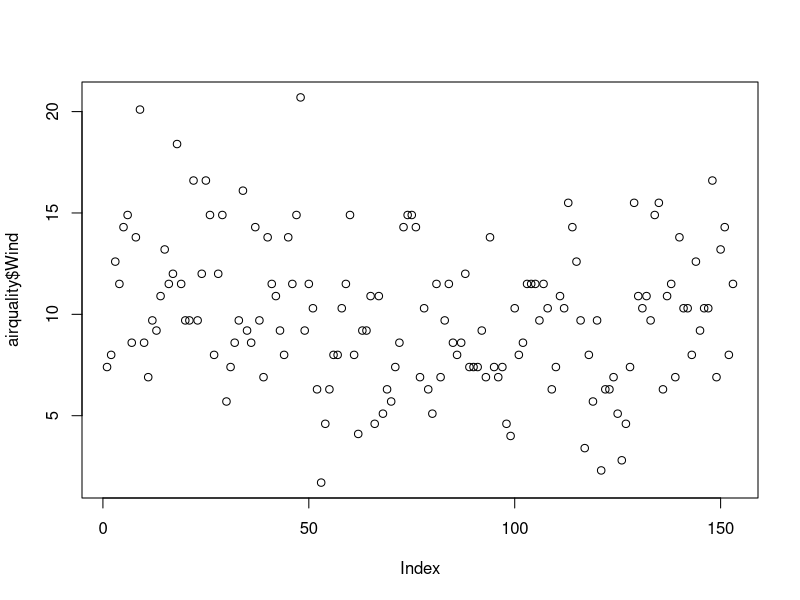
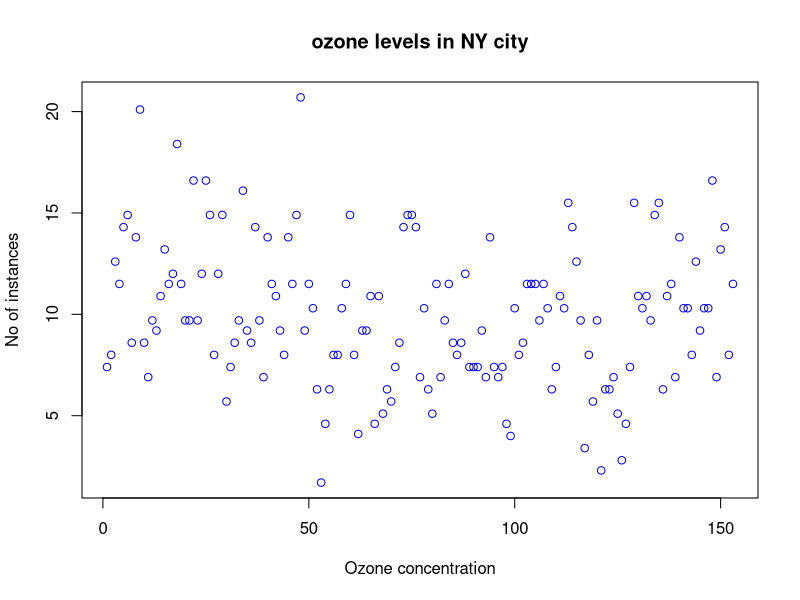
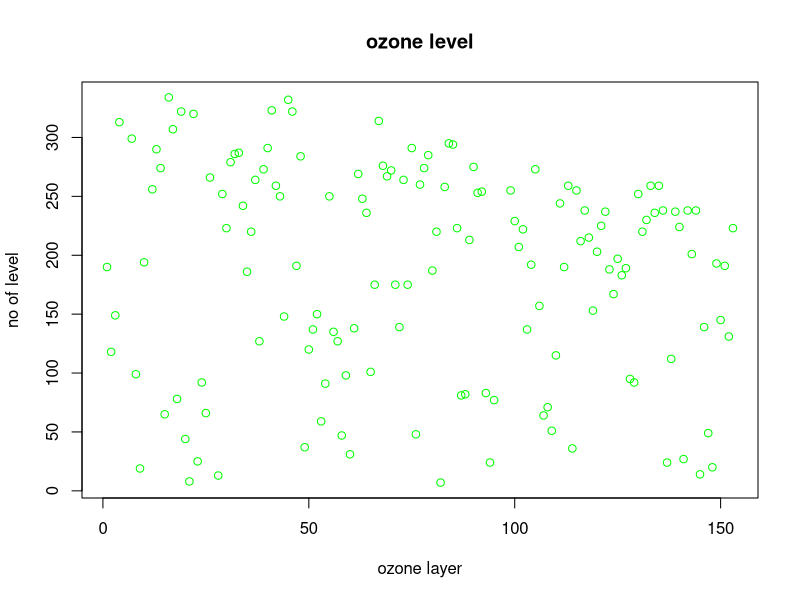
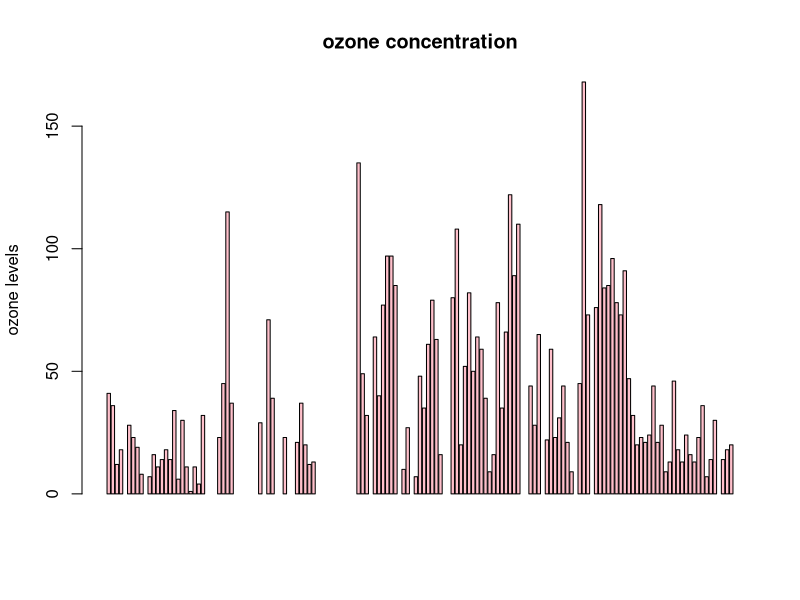
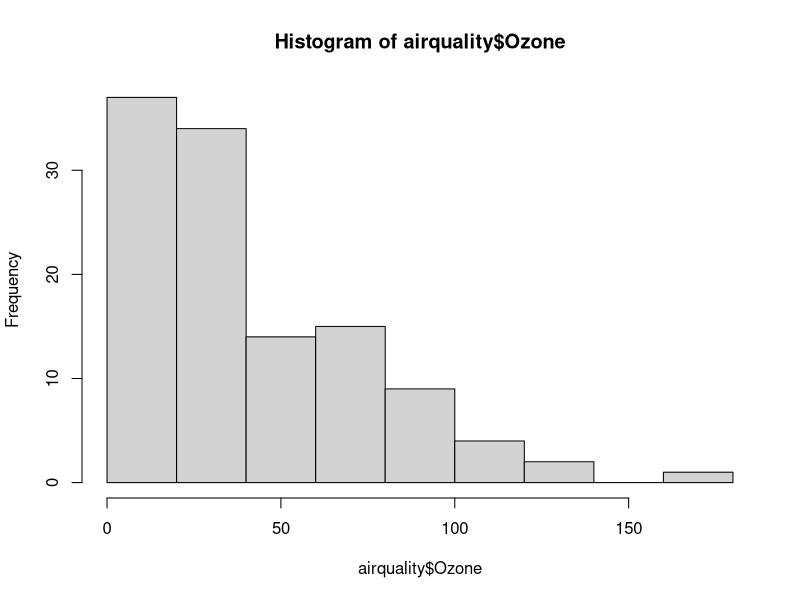
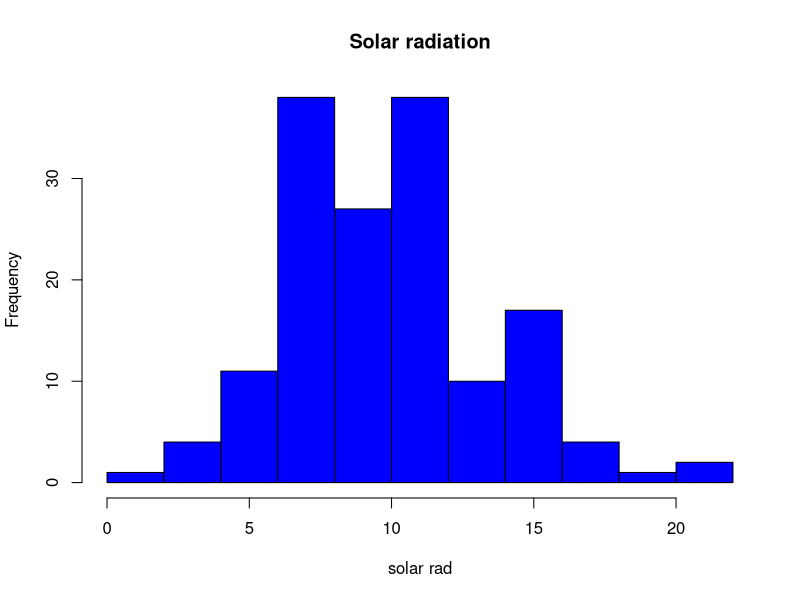
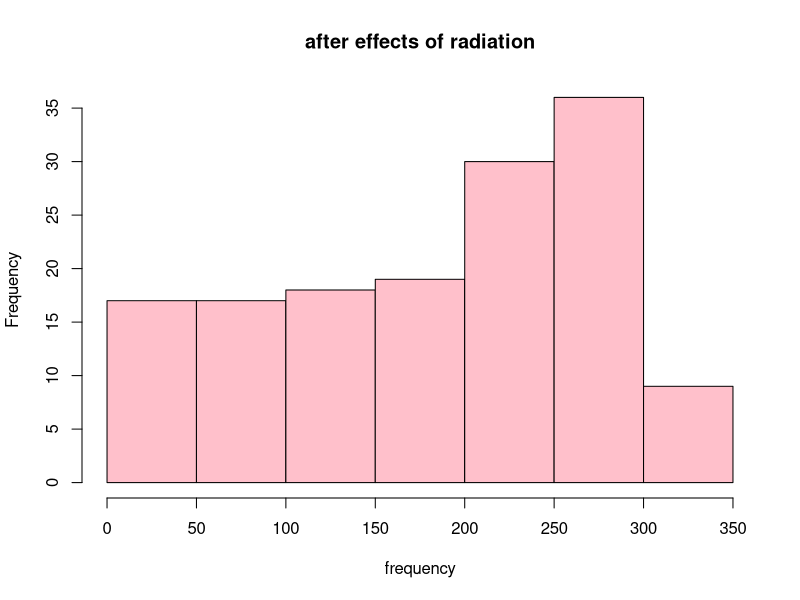
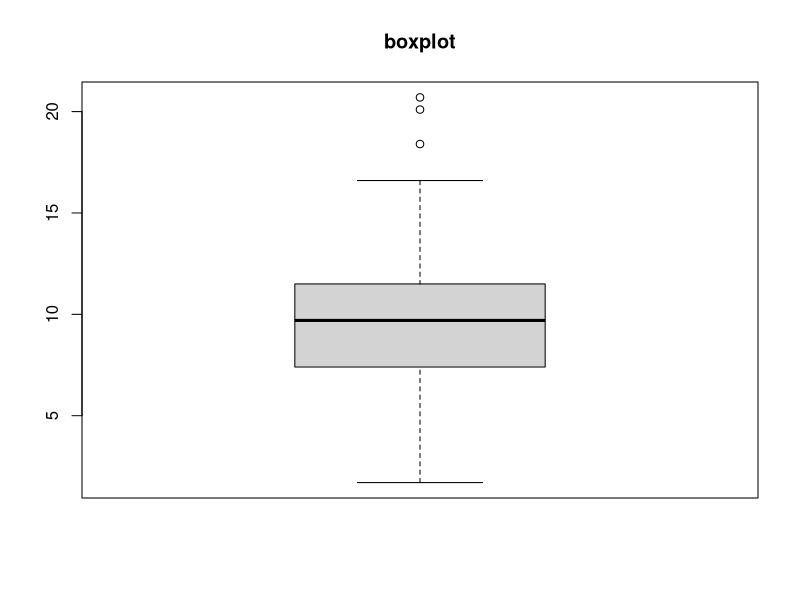

These figures' R source, in order:
airquality <- datasets::airquality
head(airquality,6)
tail(airquality,10)
airquality[,c(1,6)]
airquality[,c(1,2)]
airquality<-airquality[,-6]
plot(airquality$Wind)
plot(airquality$Wind,xlab ='Ozone concentration',ylab = 'No of instances',main = 'ozone levels in NY city',col='blue')
plot(airquality$Solar.R,xlab = 'ozone layer',ylab='no of level',main='ozone level',col='green')
barplot(airquality$Ozone,main='ozone concentration',ylab ='ozone levels',col='pink',horiz=F,axes=T)
hist(airquality$Ozone)
hist(airquality$Wind,main='Solar radiation',xlab='solar rad',col='blue')
hist(airquality$Solar.R,main='after effects of radiation',xlab='frequency',col='pink')
boxplot(airquality$Wind,main='boxplot')
boxplot.stats(airquality$Wind)$out
par(mfrow=c(3,3),mar=c(2,5,2,1), las=1,bty='o')
    
plot(airquality$Wind)
plot(airquality$Wind,airquality$Temp)
plot(airquality$Ozone,type='l')
plot(airquality$Solar.R)

#BARPLOT
barplot(airquality$Ozone,main='ozone layer')

#HISTOGRAM
hist(airquality$Wind)
hist(airquality$Ozone,main='ozone',ylab ='temp',col='blue',horiz='false') 

#bOXPLOT
boxplot(airquality$Ozone,main='ozone layer')
boxplot(airquality[,0:4],main='multiple boxes')

